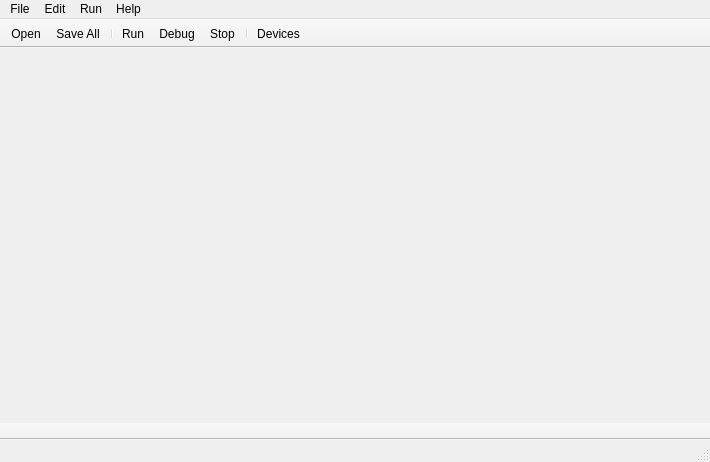
<?xml version="1.0" encoding="UTF-8"?>
<ui version="4.0">
 <class>MainWindow</class>
 <widget class="QMainWindow" name="MainWindow">
  <property name="geometry">
   <rect>
    <x>0</x>
    <y>0</y>
    <width>710</width>
    <height>462</height>
   </rect>
  </property>
  <property name="acceptDrops">
   <bool>true</bool>
  </property>
  <property name="windowTitle">
   <string>MainWindow</string>
  </property>
  <property name="windowIcon">
   <iconset resource="../../ART.qrc">
    <normaloff>:/images/mainicon.png</normaloff>:/images/mainicon.png</iconset>
  </property>
  <widget class="QWidget" name="centralWidget"/>
  <widget class="QMenuBar" name="menuBar">
   <property name="geometry">
    <rect>
     <x>0</x>
     <y>0</y>
     <width>710</width>
     <height>23</height>
    </rect>
   </property>
   <widget class="QMenu" name="menuFile">
    <property name="title">
     <string>File</string>
    </property>
    <addaction name="actionOpen"/>
    <addaction name="actionClose_Project"/>
    <addaction name="separator"/>
    <addaction name="actionSave_All"/>
    <addaction name="separator"/>
    <addaction name="actionOption"/>
    <addaction name="actionExit"/>
   </widget>
   <widget class="QMenu" name="menuHelp">
    <property name="title">
     <string>Help</string>
    </property>
    <addaction name="actionAbout_ART"/>
   </widget>
   <widget class="QMenu" name="menuRun">
    <property name="title">
     <string>Run</string>
    </property>
    <addaction name="actionBuild"/>
    <addaction name="actionInstall"/>
    <addaction name="separator"/>
    <addaction name="actionRun"/>
    <addaction name="actionDebug"/>
    <addaction name="actionStop"/>
    <addaction name="separator"/>
    <addaction name="actionToggle_Breakpoint"/>
    <addaction name="separator"/>
    <addaction name="actionStep_Over"/>
    <addaction name="actionStep_Into"/>
    <addaction name="actionStep_Out"/>
    <addaction name="actionRun_To_Cursor"/>
    <addaction name="actionResume_Program"/>
    <addaction name="separator"/>
    <addaction name="actionDevices"/>
    <addaction name="actionRestart_adb"/>
    <addaction name="separator"/>
   </widget>
   <widget class="QMenu" name="menuEdit">
    <property name="title">
     <string>Edit</string>
    </property>
    <addaction name="actionUndo"/>
    <addaction name="actionRedo"/>
    <addaction name="separator"/>
    <addaction name="actionCut"/>
    <addaction name="actionCopy"/>
    <addaction name="actionPaste"/>
    <addaction name="actionDelete"/>
    <addaction name="separator"/>
    <addaction name="actionSelect_All"/>
    <addaction name="separator"/>
    <addaction name="actionFind_Replace"/>
    <addaction name="actionGoto_Line"/>
    <addaction name="separator"/>
    <addaction name="actionToggle_Bookmark"/>
    <addaction name="separator"/>
    <addaction name="actionSearch_Global"/>
   </widget>
   <addaction name="menuFile"/>
   <addaction name="menuEdit"/>
   <addaction name="menuRun"/>
   <addaction name="menuHelp"/>
  </widget>
  <widget class="QToolBar" name="mainToolBar">
   <property name="movable">
    <bool>false</bool>
   </property>
   <property name="allowedAreas">
    <set>Qt::AllToolBarAreas</set>
   </property>
   <attribute name="toolBarArea">
    <enum>TopToolBarArea</enum>
   </attribute>
   <attribute name="toolBarBreak">
    <bool>false</bool>
   </attribute>
   <addaction name="actionOpen"/>
   <addaction name="actionSave_All"/>
   <addaction name="separator"/>
   <addaction name="actionRun"/>
   <addaction name="actionDebug"/>
   <addaction name="actionStop"/>
   <addaction name="separator"/>
   <addaction name="actionDevices"/>
  </widget>
  <widget class="QStatusBar" name="statusBar"/>
  <widget class="QToolBar" name="cmdBar">
   <property name="windowTitle">
    <string>toolBar</string>
   </property>
   <property name="movable">
    <bool>false</bool>
   </property>
   <property name="allowedAreas">
    <set>Qt::BottomToolBarArea</set>
   </property>
   <attribute name="toolBarArea">
    <enum>BottomToolBarArea</enum>
   </attribute>
   <attribute name="toolBarBreak">
    <bool>false</bool>
   </attribute>
  </widget>
  <action name="actionExit">
   <property name="text">
    <string>Exit</string>
   </property>
  </action>
  <action name="actionAbout_ART">
   <property name="text">
    <string>About ART</string>
   </property>
  </action>
  <action name="actionOpen">
   <property name="icon">
    <iconset resource="../../ART.qrc">
     <normaloff>:/images/open.png</normaloff>:/images/open.png</iconset>
   </property>
   <property name="text">
    <string>Open</string>
   </property>
  </action>
  <action name="actionBuild">
   <property name="icon">
    <iconset resource="../../ART.qrc">
     <normaloff>:/images/build.png</normaloff>:/images/build.png</iconset>
   </property>
   <property name="text">
    <string>Build</string>
   </property>
   <property name="shortcut">
    <string>Ctrl+F9</string>
   </property>
  </action>
  <action name="actionInstall">
   <property name="icon">
    <iconset resource="../../ART.qrc">
     <normaloff>:/images/install.png</normaloff>:/images/install.png</iconset>
   </property>
   <property name="text">
    <string>Install</string>
   </property>
   <property name="shortcut">
    <string>Ctrl+F7</string>
   </property>
  </action>
  <action name="actionRun">
   <property name="icon">
    <iconset resource="../../ART.qrc">
     <normaloff>:/images/run.png</normaloff>:/images/run.png</iconset>
   </property>
   <property name="text">
    <string>Run</string>
   </property>
   <property name="shortcut">
    <string>F9</string>
   </property>
  </action>
  <action name="actionDebug">
   <property name="enabled">
    <bool>true</bool>
   </property>
   <property name="icon">
    <iconset resource="../../ART.qrc">
     <normaloff>:/images/debug.png</normaloff>:/images/debug.png</iconset>
   </property>
   <property name="text">
    <string>Debug</string>
   </property>
   <property name="shortcut">
    <string>Shift+F9</string>
   </property>
  </action>
  <action name="actionStop">
   <property name="icon">
    <iconset resource="../../ART.qrc">
     <normaloff>:/images/stop.png</normaloff>:/images/stop.png</iconset>
   </property>
   <property name="text">
    <string>Stop</string>
   </property>
   <property name="shortcut">
    <string>Ctrl+F2</string>
   </property>
  </action>
  <action name="actionDevices">
   <property name="icon">
    <iconset resource="../../ART.qrc">
     <normaloff>:/images/devices.png</normaloff>:/images/devices.png</iconset>
   </property>
   <property name="text">
    <string>Devices</string>
   </property>
  </action>
  <action name="actionRestart_adb">
   <property name="icon">
    <iconset resource="../../ART.qrc">
     <normaloff>:/images/refresh.png</normaloff>:/images/refresh.png</iconset>
   </property>
   <property name="text">
    <string>Restart adb</string>
   </property>
  </action>
  <action name="actionClose_Project">
   <property name="text">
    <string>Close Project</string>
   </property>
  </action>
  <action name="actionSave_All">
   <property name="icon">
    <iconset resource="../../ART.qrc">
     <normaloff>:/images/save.png</normaloff>:/images/save.png</iconset>
   </property>
   <property name="text">
    <string>Save All</string>
   </property>
   <property name="shortcut">
    <string>Ctrl+S</string>
   </property>
  </action>
  <action name="actionOption">
   <property name="icon">
    <iconset resource="../../ART.qrc">
     <normaloff>:/images/settings.png</normaloff>:/images/settings.png</iconset>
   </property>
   <property name="text">
    <string>Option</string>
   </property>
  </action>
  <action name="actionUndo">
   <property name="icon">
    <iconset resource="../../ART.qrc">
     <normaloff>:/images/undo.png</normaloff>:/images/undo.png</iconset>
   </property>
   <property name="text">
    <string>Undo</string>
   </property>
   <property name="shortcut">
    <string>Ctrl+Z</string>
   </property>
  </action>
  <action name="actionRedo">
   <property name="icon">
    <iconset resource="../../ART.qrc">
     <normaloff>:/images/redo.png</normaloff>:/images/redo.png</iconset>
   </property>
   <property name="text">
    <string>Redo</string>
   </property>
   <property name="shortcut">
    <string>Ctrl+Shift+Z</string>
   </property>
  </action>
  <action name="actionCut">
   <property name="icon">
    <iconset resource="../../ART.qrc">
     <normaloff>:/images/cut.png</normaloff>:/images/cut.png</iconset>
   </property>
   <property name="text">
    <string>Cut</string>
   </property>
   <property name="shortcut">
    <string>Ctrl+X</string>
   </property>
  </action>
  <action name="actionCopy">
   <property name="icon">
    <iconset resource="../../ART.qrc">
     <normaloff>:/images/copy.png</normaloff>:/images/copy.png</iconset>
   </property>
   <property name="text">
    <string>Copy</string>
   </property>
   <property name="shortcut">
    <string>Ctrl+C</string>
   </property>
  </action>
  <action name="actionPaste">
   <property name="icon">
    <iconset resource="../../ART.qrc">
     <normaloff>:/images/paste.png</normaloff>:/images/paste.png</iconset>
   </property>
   <property name="text">
    <string>Paste</string>
   </property>
   <property name="shortcut">
    <string>Ctrl+V</string>
   </property>
  </action>
  <action name="actionDelete">
   <property name="icon">
    <iconset resource="../../ART.qrc">
     <normaloff>:/images/delete.png</normaloff>:/images/delete.png</iconset>
   </property>
   <property name="text">
    <string>Delete</string>
   </property>
  </action>
  <action name="actionSelect_All">
   <property name="icon">
    <iconset resource="../../ART.qrc">
     <normaloff>:/images/selectall.png</normaloff>:/images/selectall.png</iconset>
   </property>
   <property name="text">
    <string>Select All</string>
   </property>
   <property name="shortcut">
    <string>Ctrl+A</string>
   </property>
  </action>
  <action name="actionFind_Replace">
   <property name="icon">
    <iconset resource="../../ART.qrc">
     <normaloff>:/images/find.png</normaloff>:/images/find.png</iconset>
   </property>
   <property name="text">
    <string>Find/Replace</string>
   </property>
   <property name="shortcut">
    <string>Ctrl+F</string>
   </property>
  </action>
  <action name="actionSearch_Global">
   <property name="icon">
    <iconset resource="../../ART.qrc">
     <normaloff>:/images/findPlain.png</normaloff>:/images/findPlain.png</iconset>
   </property>
   <property name="text">
    <string>Find Advance</string>
   </property>
   <property name="shortcut">
    <string>Ctrl+Shift+F</string>
   </property>
  </action>
  <action name="actionGoto_Line">
   <property name="text">
    <string>Goto Line</string>
   </property>
   <property name="shortcut">
    <string>Ctrl+G</string>
   </property>
  </action>
  <action name="actionStep_Into">
   <property name="text">
    <string>Step Into</string>
   </property>
   <property name="shortcut">
    <string>F7</string>
   </property>
  </action>
  <action name="actionStep_Over">
   <property name="text">
    <string>Step Over</string>
   </property>
   <property name="shortcut">
    <string>F8</string>
   </property>
  </action>
  <action name="actionStep_Out">
   <property name="text">
    <string>Step Out</string>
   </property>
   <property name="shortcut">
    <string>Shift+F8</string>
   </property>
  </action>
  <action name="actionRun_To_Cursor">
   <property name="text">
    <string>Run To Cursor</string>
   </property>
   <property name="shortcut">
    <string>Alt+F9</string>
   </property>
  </action>
  <action name="actionResume_Program">
   <property name="text">
    <string>Resume Program</string>
   </property>
   <property name="shortcut">
    <string>F9</string>
   </property>
  </action>
  <action name="actionToggle_Bookmark">
   <property name="icon">
    <iconset resource="../../ART.qrc">
     <normaloff>:/images/bookmark.png</normaloff>:/images/bookmark.png</iconset>
   </property>
   <property name="text">
    <string>Toggle Bookmark</string>
   </property>
   <property name="shortcut">
    <string>Ctrl+M</string>
   </property>
  </action>
  <action name="actionToggle_Breakpoint">
   <property name="icon">
    <iconset resource="../../ART.qrc">
     <normaloff>:/images/breakpoint.png</normaloff>:/images/breakpoint.png</iconset>
   </property>
   <property name="text">
    <string>Toggle Breakpoint</string>
   </property>
   <property name="shortcut">
    <string>Ctrl+B</string>
   </property>
  </action>
 </widget>
 <layoutdefault spacing="6" margin="11"/>
 <resources>
  <include location="../../ART.qrc"/>
 </resources>
 <connections/>
</ui>
